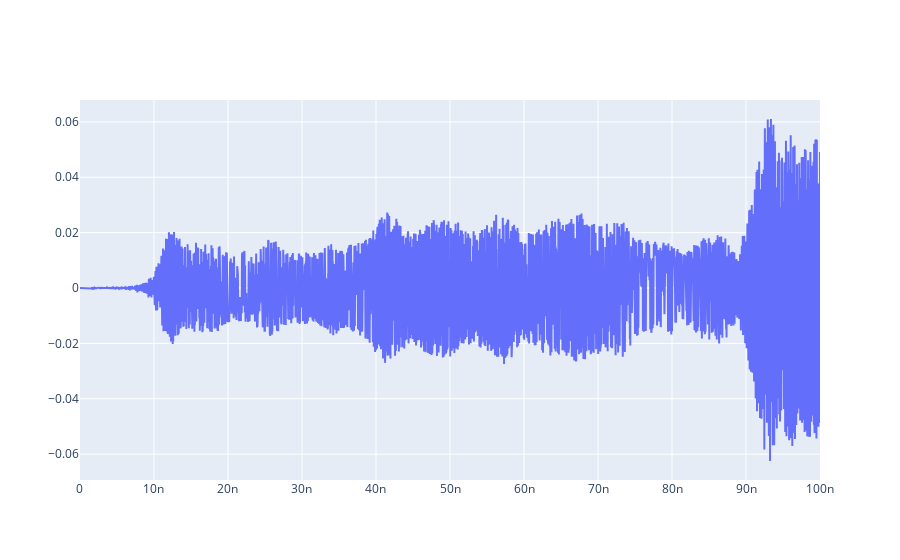
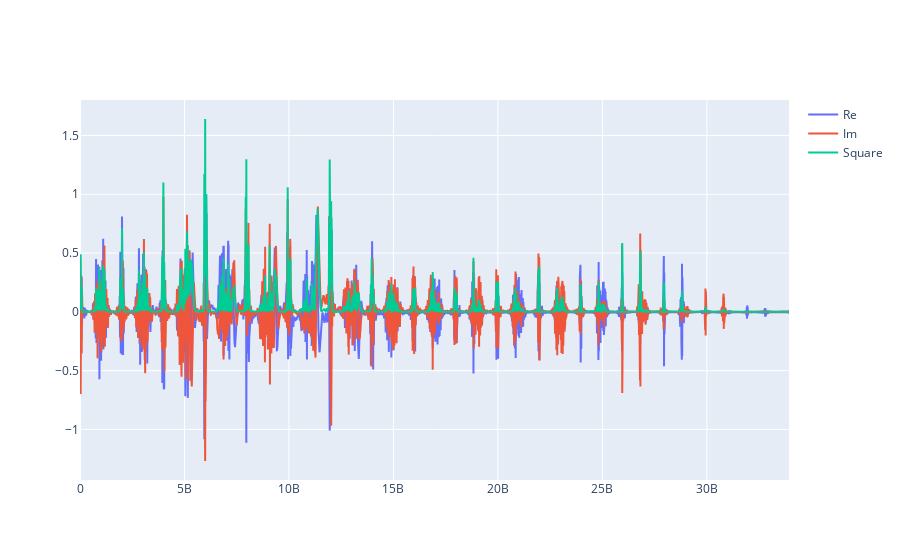

The cell these charts' notebook holds for them, in order:
### Code cell
aR = tf.cast(model.ann_opers[1], dtype=tf.complex128)
aR_dag = tf.transpose(aR, conjugate=True)
NR = tf.matmul(aR_dag,aR)

aQ = tf.cast(model.ann_opers[0], dtype=tf.complex128)
aQ_dag = tf.transpose(aQ, conjugate=True)
NQ = tf.matmul(aQ_dag,aQ)

qubit_freqs = model.get_qubit_freqs()

FR_op = qubit_freqs[1]*NR + qubit_freqs[0]*NR 

FR_op = tf.cast(FR_op, tf.complex128)
expectval = plotNumberOperator(exp, init_state, sequence, model.ann_opers[0], FR_op)
ts = exp.ts.numpy()
plotSignalSpectrum(ts, expectval, usePlotly=True)

### Figure 1 — Plotly figure (JSON) as saved in the notebook; plotly's stock layout.template omitted (floating-point values rounded to 4 significant figures; data arrays with more than 128 entries replaced by an {"elided": "..."} marker saying what was removed)
{"data": [{"mode": "lines", "name": "$\\langle a^\\dag a \\rangle$", "type": "scatter", "x": {"elided": "10000 float values"}, "y": {"elided": "10000 float values"}}], "layout": {}}

### Figure 2 — Plotly figure (JSON) as saved in the notebook; plotly's stock layout.template omitted (floating-point values rounded to 4 significant figures; data arrays with more than 128 entries replaced by an {"elided": "..."} marker saying what was removed)
{"data": [{"mode": "lines", "name": "Re", "type": "scatter", "x": {"elided": "3394 float values"}, "y": {"elided": "3394 float values"}}, {"mode": "lines", "name": "Im", "type": "scatter", "x": {"elided": "3394 float values"}, "y": {"elided": "3394 float values"}}, {"mode": "lines", "name": "Square", "type": "scatter", "x": {"elided": "3394 float values"}, "y": {"elided": "3394 float values"}}], "layout": {}}
